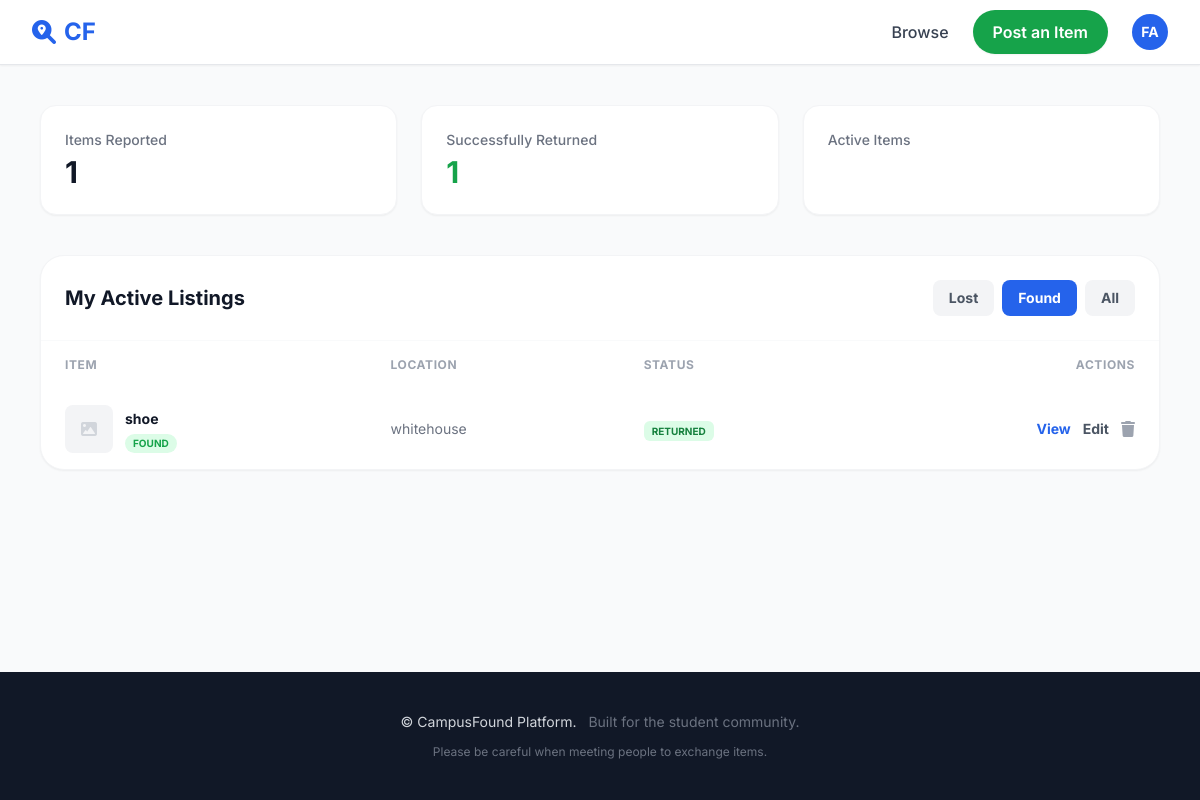
Screenshot of /dashboard/?filter=found (signed in) with the database file from the repository.
### accounts/models.py (models this page shows, shortened)
class CustomUser(AbstractUser):
    username = None  # Completely remove username field
    email = models.EmailField(
        _("email address"),
        unique=True,
        max_length=255,
        error_messages={
            "unique": _("A user with that email already exists."),
        },
    )
    full_name = models.CharField(_("full name"), max_length=150, blank=True)
    is_verified_student = models.BooleanField(_("verified student"), default=False)
    objects = CustomUserManager()
    USERNAME_FIELD = "email"
    REQUIRED_FIELDS = []  # No additional required fields
    class Meta:
        verbose_name = _("user")
        verbose_name_plural = _("users")

### items/models.py (models this page shows, shortened)
class Item(models.Model):
    TYPE_CHOICES = (
        ('found', 'Found'),
        ('lost', 'Lost'),
    )
    CATEGORY_CHOICES = (
        ('Electronics', 'Electronics'),
        ('Keys', 'Keys'),
        ('Books', 'Books'),
        ('Clothing', 'Clothing'),
        ('ID/Cards', 'ID/Cards'),
        ('Bags', 'Bags'),
        ('Other', 'Other'),
    )
    CONTACT_PREFERENCE_CHOICES = (
        ('email', 'Email'),
        ('phone', 'Phone'),
        ('chat', 'In-App Chat'),
    )
    STATUS_CHOICES = (
        ('active', 'Active'),
        ('claimed', 'Claimed'),
        ('returned', 'Returned'),
    )
    poster = models.ForeignKey(User, on_delete=models.CASCADE, related_name='items')
    item_type = models.CharField(max_length=10, choices=TYPE_CHOICES)
    title = models.CharField(max_length=200)
    category = models.CharField(
        max_length=50,
        choices=CATEGORY_CHOICES,
        blank=True,
        null=True,
        help_text="Select a category"
    )
    location = models.CharField(
        max_length=200,
        blank=True,
        help_text="Type the location (e.g. Main Library, Science Cafe...)"
    )
    photo = CloudinaryField(
        'image',
        blank=True,
        null=True,
        resource_type='image',
        folder='campusfound/items',
        help_text="Upload photo of the item"
    )
    description = models.TextField(blank=True)
    created_at = models.DateTimeField(auto_now_add=True)
    date_lost = models.DateField(
        blank=True,
        null=True,
        help_text="When did you lose this item?"
    )
    reward_offered = models.CharField(
        max_length=200,
        blank=True,
        help_text="Optional: e.g. '$20 reward' or 'Coffee on me!'"
    )
    contact_preference = models.CharField(
        max_length=20,
        choices=CONTACT_PREFERENCE_CHOICES,
        default='chat',
        blank=True
    )
    verification_question = models.TextField(
        blank=True,
        help_text="Ask a question only the owner would know"
    )
    contact_info = models.CharField(
        max_length=200,
        blank=True,
        help_text="Optional: your email or WhatsApp number (e.g. whatsapp:+2348012345678)"
    )
    status = models.CharField(
        max_length=20,
        choices=STATUS_CHOICES,
        default='active'
    )
    claimed_by = models.ForeignKey(
        User,
        on_delete=models.SET_NULL,
        null=True,
        blank=True,
        related_name='claimed_items',
        help_text="User who claimed this item"
    )
    class Meta:
        ordering = ['-created_at']

### items/views.py (the view)
# urls.py: path('dashboard/', views.dashboard, name='dashboard'),
@login_required
def dashboard(request):
    filter_type = request.GET.get('filter', 'all')
    my_items = Item.objects.filter(poster=request.user)
    if filter_type in ['lost', 'found']:
        my_items = my_items.filter(item_type=filter_type)
    total_items = Item.objects.filter(poster=request.user).count()
    returned_items = Item.objects.filter(poster=request.user, status='returned').count()
    active_chats = 0  # No chat system anymore
    items_to_review = Item.objects.filter(
        claimed_by=request.user,
        status='returned'
    ).exclude(
        reviews__reviewer=request.user
    )
    context = {
        'my_items': my_items,
        'total_items': total_items,
        'returned_items': returned_items,
        'active_chats': active_chats,
        'current_filter': filter_type,
        'items_to_review': items_to_review,  # NEW
    }
    return render(request, 'dashboard.html', context)

### chats/context_processors.py (called while the page is built)
def unread_messages(request):
    if request.user.is_authenticated:
        conversations = Conversation.objects.filter(
            Q(sender=request.user) | Q(receiver=request.user)
        )
        unread_count = Message.objects.filter(
            conversation__in=conversations,
            is_read=False
        ).exclude(sender=request.user).count()
        return {'unread_messages_count': unread_count}
    return {'unread_messages_count': 0}

### templates/dashboard.html (shortened to what this page needs)
{% extends 'base.html' %}
{% block content %}
<main class="max-w-6xl mx-auto px-4 py-10">
    <div class="grid grid-cols-1 md:grid-cols-3 gap-6 mb-10">
        <div class="bg-white p-6 rounded-2xl border border-gray-100 shadow-sm">
            <p class="text-gray-500 text-sm font-medium">Items Reported</p>
            <h3 class="text-3xl font-bold mt-1">{{ total_items }}</h3>
        </div>
        <div class="bg-white p-6 rounded-2xl border border-gray-100 shadow-sm">
            <p class="text-gray-500 text-sm font-medium">Successfully Returned</p>
            <h3 class="text-3xl font-bold mt-1 text-green-600">{{ returned_items }}</h3>
        </div>
        <div class="bg-white p-6 rounded-2xl border border-gray-100 shadow-sm">
            <p class="text-gray-500 text-sm font-medium">Active Items</p>
        </div>
    </div>
    <div class="bg-white rounded-3xl border border-gray-100 shadow-sm overflow-hidden">
        <div class="p-6 border-b border-gray-50 flex flex-col sm:flex-row justify-between items-start sm:items-center gap-4">
            <h2 class="text-xl font-bold">My Active Listings</h2>
            <div class="flex flex-wrap gap-2">
                <a href="?filter=lost" class="px-4 py-2 {% if current_filter == 'lost' %}bg-blue-600 text-white{% else %}bg-gray-100 text-gray-600{% endif %} rounded-lg text-sm font-bold transition">
                    Lost
                </a>
                <a href="?filter=found" class="px-4 py-2 {% if current_filter == 'found' %}bg-blue-600 text-white{% else %}bg-gray-100 text-gray-600{% endif %} rounded-lg text-sm font-bold transition">
                    Found
                </a>
                <a href="{% url 'items:dashboard' %}" class="px-4 py-2 {% if current_filter == 'all' %}bg-blue-600 text-white{% else %}bg-gray-100 text-gray-600{% endif %} rounded-lg text-sm font-bold transition">
                    All
                </a>
            </div>
        </div>
        {% if my_items %}
            <div class="hidden md:block overflow-x-auto">
                <table class="w-full text-left">
                    <thead>
                        <tr class="text-gray-400 text-xs uppercase tracking-wider">
                            <th class="px-6 py-4">Item</th>
                            <th class="px-6 py-4">Location</th>
                            <th class="px-6 py-4">Status</th>
                            <th class="px-6 py-4 text-right">Actions</th>
                        </tr>
                    </thead>
                    <tbody class="divide-y divide-gray-50">
                        {% for item in my_items %}
                            <tr class="hover:bg-gray-50 transition">
                                <td class="px-6 py-4">
                                    <div class="flex items-center">
                                        <div class="w-12 h-12 rounded-lg bg-gray-100 mr-3 overflow-hidden flex-shrink-0">
                                            {% if item.photo %}
                                                <img src="{{ item.photo.url }}" class="w-full h-full object-cover" alt="{{ item.title }}">
                                            {% else %}
                                                <div class="w-full h-full flex items-center justify-center">
                                                    <i class="fa-solid fa-image text-gray-300"></i>
                                                </div>
                                            {% endif %}
                                        </div>
                                        <div>
                                            <span class="font-bold text-sm">{{ item.title }}</span>
                                            <div class="flex items-center gap-2 mt-1">
                                                {% if item.item_type == 'lost' %}
                                                    <span class="text-[10px] bg-red-100 text-red-600 px-2 py-0.5 rounded-full font-bold uppercase">Lost</span>
                                                {% else %}
                                                    <span class="text-[10px] bg-green-100 text-green-600 px-2 py-0.5 rounded-full font-bold uppercase">Found</span>
                                                {% endif %}
                                            </div>
                                        </div>
                                    </div>
                                </td>
                                <td class="px-6 py-4 text-sm text-gray-500">{{ item.location|default:"Not specified" }}</td>
                                <td class="px-6 py-4">
                                    {% if item.status == 'returned' %}
                                        <span class="px-2 py-1 bg-green-100 text-green-700 rounded-md text-[10px] font-bold uppercase">Returned</span>
                                    {% elif item.status == 'claimed' %}
                                        <span class="px-2 py-1 bg-yellow-100 text-yellow-700 rounded-md text-[10px] font-bold uppercase">Claimed</span>
                                    {% else %}
                                        <span class="px-2 py-1 bg-blue-100 text-blue-700 rounded-md text-[10px] font-bold uppercase">Active</span>
                                    {% endif %}
                                </td>
                                <td class="px-6 py-4 text-right">
                                    <div class="flex justify-end items-center gap-3">
                                        <a href="{% url 'items:item_detail' item.id %}" class="text-blue-600 text-sm font-bold hover:underline">View</a>
                                        <a href="{% url 'items:edit_item' item.id %}" class="text-gray-600 text-sm font-bold hover:underline">Edit</a>
                                        <form method="post" action="{% url 'items:delete_item' item.id %}" class="inline" onsubmit="return confirm('Are you sure you want to delete this item?');">
                                            <button type="submit" class="text-gray-400 hover:text-red-500">
                                                <i class="fa-solid fa-trash"></i>
                                            </button>
                                        </form>
                                    </div>
                                </td>
                            </tr>
                        {% endfor %}
                    </tbody>
                </table>
            </div>
        {% endif %}
    </div>
</main>
{% endblock %}

### templates/base.html (shortened to what this page needs)
<!DOCTYPE html>
<html lang="en" class="h-full">
<head>
    <script src="https://cdn.tailwindcss.com"></script>
    <link rel="stylesheet" href="https://cdnjs.cloudflare.com/ajax/libs/font-awesome/6.0.0/css/all.min.css">
</head>
<body class="bg-gray-50 text-gray-900 min-h-screen flex flex-col">
    <nav class="bg-white border-b border-gray-200 sticky top-0 z-50 shadow-sm">
        <div class="max-w-7xl mx-auto px-4 sm:px-6 lg:px-8">
            <div class="flex justify-between items-center h-16">
                <a href="{% url 'items:home' %}" class="text-xl sm:text-2xl font-bold text-blue-600 flex items-center gap-2">
                    <i class="fa-solid fa-magnifying-glass-location"></i>
                    <span class="xs:hidden">CF</span>
                </a>
                <div class="flex items-center gap-2 sm:gap-4 lg:gap-6">
                    <a href="{% url 'items:home' %}" class="text-gray-700 hover:text-blue-600 font-medium transition hidden md:block">
                        Browse
                    </a>
                    {% if user.is_authenticated %}
                        <a href="{% url 'items:post_item' %}" class="bg-green-600 text-white px-3 sm:px-5 py-2 sm:py-2.5 rounded-full font-semibold hover:bg-green-700 transition shadow-sm text-xs sm:text-sm lg:text-base">
                            <span class="hidden sm:inline">Post an Item</span>
                        </a>
                        <div class="relative group">
                            <button class="w-8 h-8 sm:w-9 sm:h-9 rounded-full bg-blue-600 flex items-center justify-center text-white font-bold text-xs sm:text-sm cursor-pointer">
                                {{ user.email|slice:":2"|upper }}
                            </button>
                        </div>
                    {% else %}
                        <a href="{% url 'login' %}" class="bg-blue-600 text-white px-3 sm:px-5 py-2 sm:py-2.5 rounded-full font-semibold hover:bg-blue-700 transition shadow-sm text-xs sm:text-sm lg:text-base">
                            Sign In
                        </a>
                    {% endif %}
                </div>
            </div>
        </div>
    </nav>
    <main class="flex-grow">
        {% block content %}
        {% endblock %}
    </main>
    <footer class="bg-gray-900 text-gray-300 py-6 sm:py-10 mt-auto">
        <div class="max-w-7xl mx-auto px-4 sm:px-6 lg:px-8 text-center">
            <p class="text-xs sm:text-sm">
                © {{ 'now'|date:"Y" }} CampusFound Platform.
                <span class="text-gray-500 ml-2 hidden sm:inline">Built for the student community.</span>
            </p>
            <p class="mt-2 sm:mt-3 text-xs text-gray-500">
                Please be careful when meeting people to exchange items.
            </p>
        </div>
    </footer>
</body>
</html>

### templates/base.html (style rules this page uses)
body { font-family: 'Inter', system-ui, -apple-system, sans-serif; }

### rows the page displays
CustomUser: email "FA"
Item: title "shoe", item_type "FOUND", location "whitehouse", status "RETURNED"

### other values shown
{{ total_items }} "1"
{{ returned_items }} "1"
